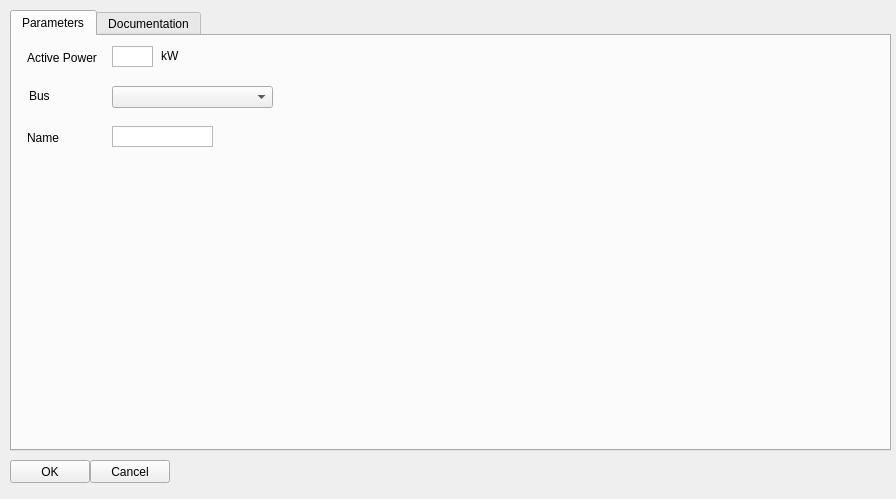
<?xml version="1.0" encoding="UTF-8"?>
<ui version="4.0">
 <class>Form</class>
 <widget class="QWidget" name="Form">
  <property name="geometry">
   <rect>
    <x>0</x>
    <y>0</y>
    <width>896</width>
    <height>499</height>
   </rect>
  </property>
  <property name="windowTitle">
   <string>Generator</string>
  </property>
  <widget class="QPushButton" name="cancel">
   <property name="geometry">
    <rect>
     <x>90</x>
     <y>460</y>
     <width>80</width>
     <height>23</height>
    </rect>
   </property>
   <property name="text">
    <string>Cancel</string>
   </property>
  </widget>
  <widget class="QPushButton" name="ok">
   <property name="geometry">
    <rect>
     <x>10</x>
     <y>460</y>
     <width>80</width>
     <height>23</height>
    </rect>
   </property>
   <property name="text">
    <string>OK</string>
   </property>
  </widget>
  <widget class="QTabWidget" name="tabWidget">
   <property name="geometry">
    <rect>
     <x>10</x>
     <y>10</y>
     <width>881</width>
     <height>441</height>
    </rect>
   </property>
   <property name="currentIndex">
    <number>0</number>
   </property>
   <widget class="QWidget" name="tab">
    <attribute name="title">
     <string>Parameters</string>
    </attribute>
    <widget class="QLabel" name="vn_kv_label">
     <property name="geometry">
      <rect>
       <x>15</x>
       <y>14</y>
       <width>121</width>
       <height>16</height>
      </rect>
     </property>
     <property name="text">
      <string>Active Power</string>
     </property>
    </widget>
    <widget class="QTextEdit" name="p_kw">
     <property name="geometry">
      <rect>
       <x>100</x>
       <y>10</y>
       <width>41</width>
       <height>21</height>
      </rect>
     </property>
     <property name="inputMethodHints">
      <set>Qt::ImhDigitsOnly</set>
     </property>
     <property name="verticalScrollBarPolicy">
      <enum>Qt::ScrollBarAlwaysOff</enum>
     </property>
     <property name="acceptRichText">
      <bool>true</bool>
     </property>
    </widget>
    <widget class="QLabel" name="vn_kv_label_2">
     <property name="geometry">
      <rect>
       <x>149</x>
       <y>15</y>
       <width>121</width>
       <height>10</height>
      </rect>
     </property>
     <property name="text">
      <string>kW</string>
     </property>
    </widget>
    <widget class="QComboBox" name="bus">
     <property name="geometry">
      <rect>
       <x>100</x>
       <y>50</y>
       <width>161</width>
       <height>22</height>
      </rect>
     </property>
    </widget>
    <widget class="QLabel" name="name_label_2">
     <property name="geometry">
      <rect>
       <x>17</x>
       <y>50</y>
       <width>81</width>
       <height>20</height>
      </rect>
     </property>
     <property name="text">
      <string>Bus</string>
     </property>
    </widget>
    <widget class="QLabel" name="vn_kv_label_5">
     <property name="geometry">
      <rect>
       <x>15</x>
       <y>94</y>
       <width>121</width>
       <height>16</height>
      </rect>
     </property>
     <property name="text">
      <string>Name</string>
     </property>
    </widget>
    <widget class="QTextEdit" name="name">
     <property name="geometry">
      <rect>
       <x>100</x>
       <y>90</y>
       <width>101</width>
       <height>21</height>
      </rect>
     </property>
     <property name="inputMethodHints">
      <set>Qt::ImhDigitsOnly</set>
     </property>
     <property name="verticalScrollBarPolicy">
      <enum>Qt::ScrollBarAlwaysOff</enum>
     </property>
     <property name="acceptRichText">
      <bool>true</bool>
     </property>
    </widget>
   </widget>
   <widget class="QWidget" name="tab_2">
    <attribute name="title">
     <string>Documentation</string>
    </attribute>
   </widget>
  </widget>
 </widget>
 <resources/>
 <connections/>
</ui>
